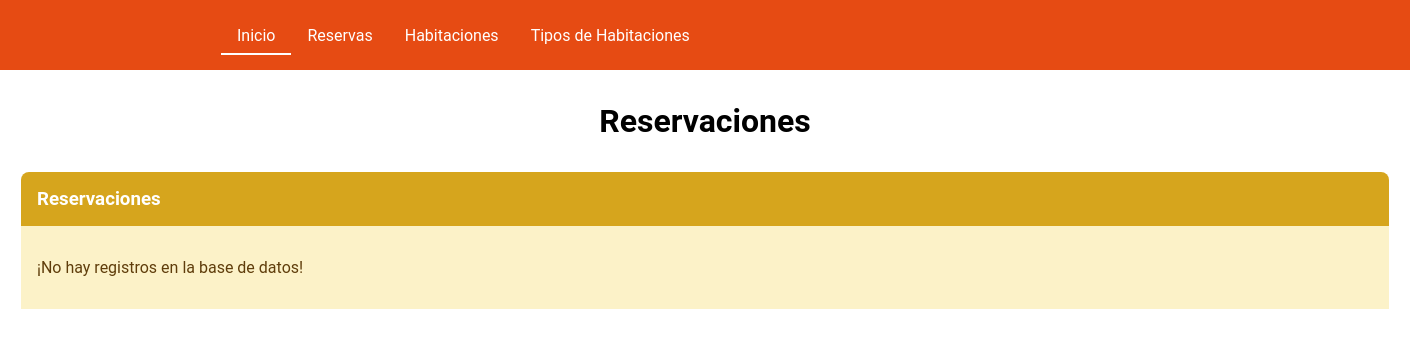
Before: / with the older database file.
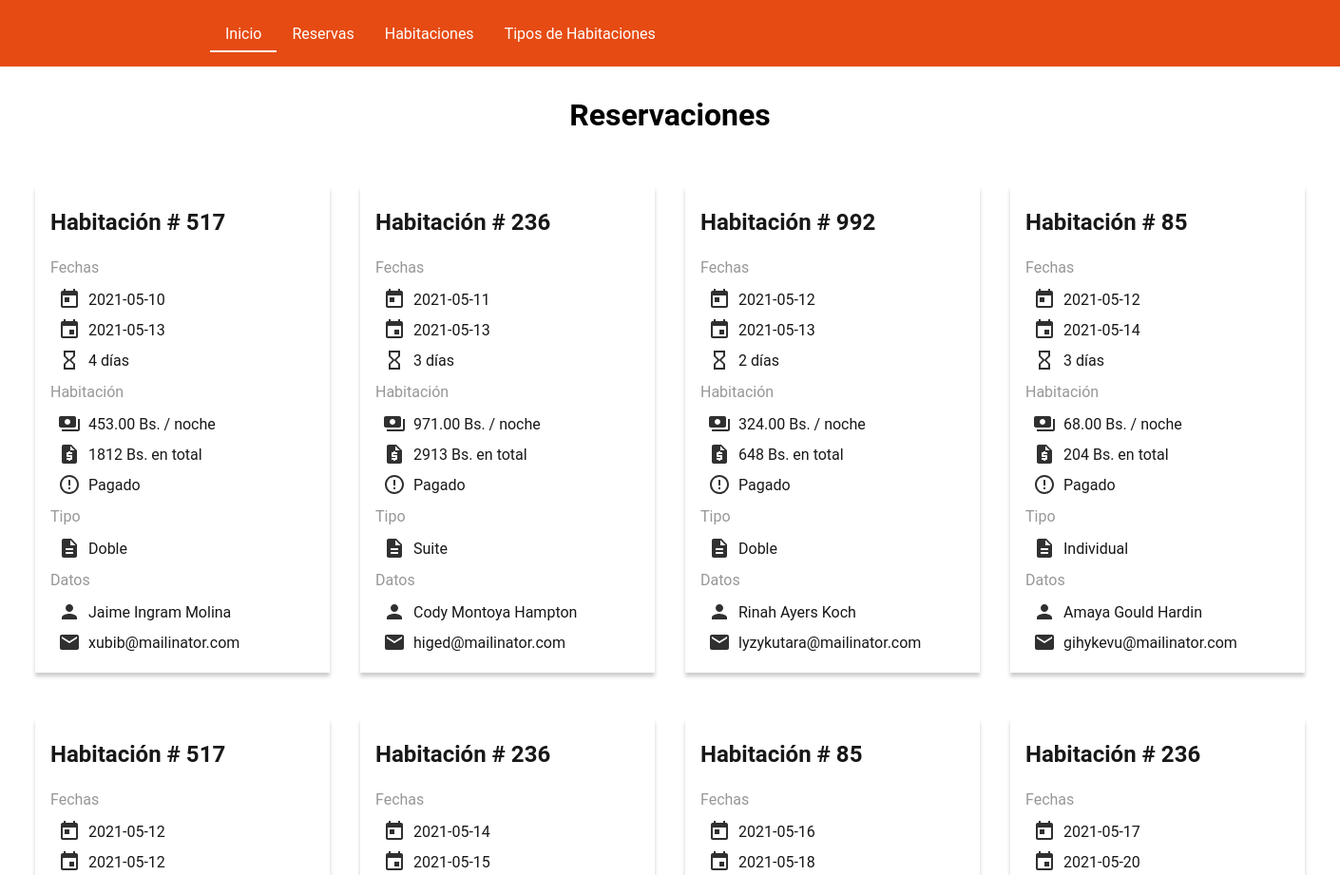
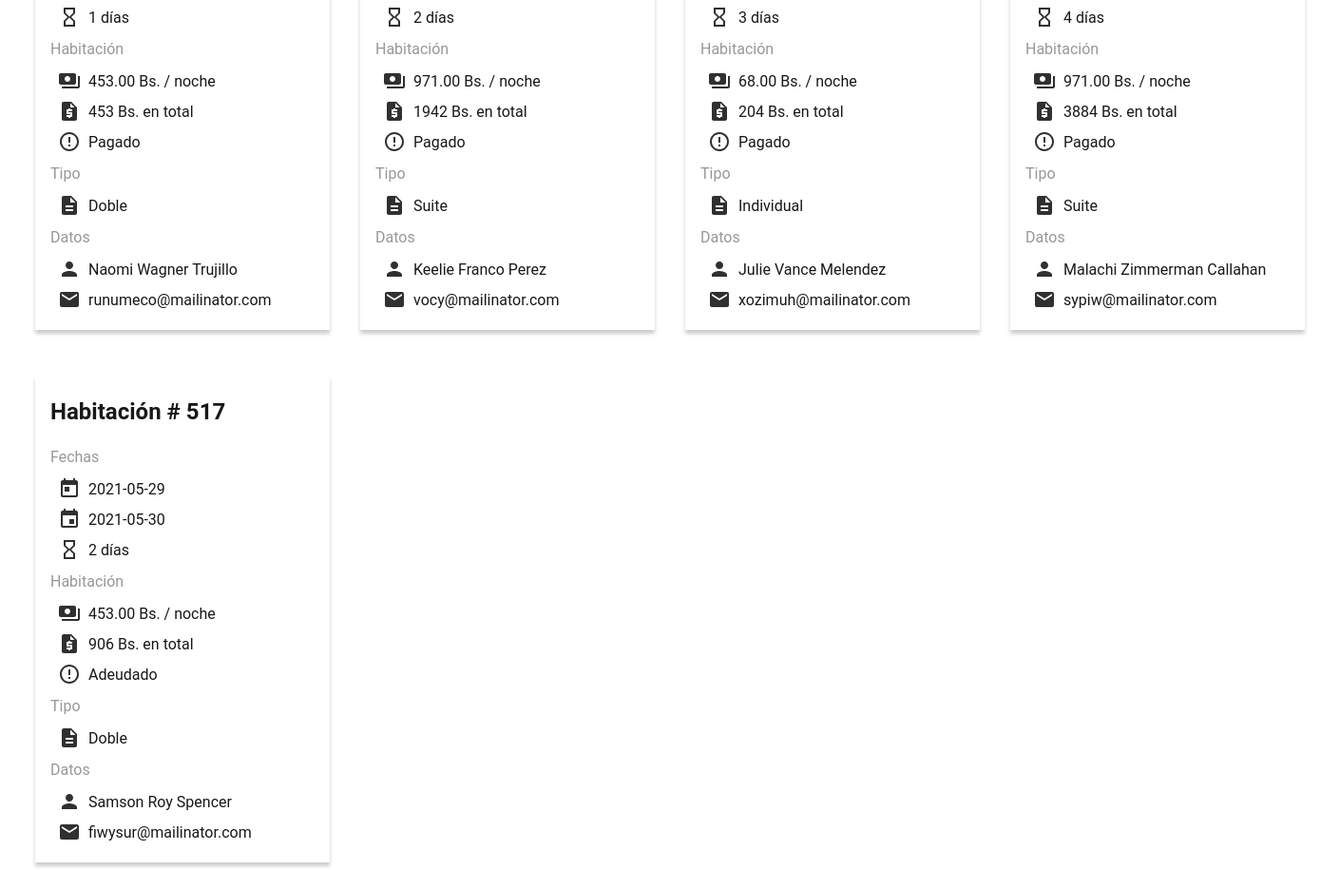
After: the same page with the newer database file (2 pictures, top to bottom).
### tables this page shows
CREATE TABLE `reservations` (
  `id` int(10) UNSIGNED NOT NULL,
  `code` varchar(16) NOT NULL,
  `admission_date` date NOT NULL,
  `departure_date` date NOT NULL,
  `is_pad` tinyint(1) NOT NULL DEFAULT 0,
  `names` varchar(45) NOT NULL,
  `surnames` varchar(50) NOT NULL,
  `email` varchar(70) NOT NULL,
  `room_id` smallint(5) UNSIGNED NOT NULL
);

CREATE TABLE `rooms` (
  `id` smallint(5) UNSIGNED NOT NULL,
  `number` smallint(5) UNSIGNED NOT NULL,
  `has_private_bathroom` tinyint(1) NOT NULL DEFAULT 0,
  `space` decimal(7,2) NOT NULL,
  `price` decimal(7,2) NOT NULL,
  `type_room_id` tinyint(3) UNSIGNED DEFAULT NULL
);

CREATE TABLE `type_rooms` (
  `id` tinyint(3) UNSIGNED NOT NULL,
  `description` varchar(70) NOT NULL,
  `number_beds` tinyint(3) UNSIGNED NOT NULL
);

### Database.php (called while the page is built, shortened)
<?php
class Database extends mysqli
{
  public function getReservations()
  {
    $query = "SELECT r.id, r.code, r.admission_date, r.departure_date, r.is_pad, r.names, r.surnames, r.email, ro.id, ro.number, ro.has_private_bathroom, ro.space, ro.price, t.description, t.number_beds FROM reservations AS r LEFT JOIN rooms AS ro ON r.room_id = ro.id LEFT JOIN type_rooms AS t ON ro.type_room_id = t.id ORDER BY r.admission_date";
    $result = $this->query($query);
    $reservations = $result->fetch_all(MYSQLI_ASSOC);
    return $reservations;
  }
}

### index.php (the view, shortened to what the changed rows need)
<!DOCTYPE html>
<html lang="es">
<head>
  <link rel="stylesheet" href="./css/style.css" />
</head>
<body>
  <div class="container container--large">
    <h1 class="title">Reservaciones</h1>
    <?php
    include('./database_init.php');
    $reservations = $db->getReservations();
    if (count($reservations) > 0) :
    ?>
      <div class="row">
        <?php
        foreach ($reservations as $reservation) :
          $days = (strtotime($reservation['departure_date']) - strtotime($reservation['admission_date'])) / 86400 + 1;
        ?>
          <div class="col-3">
            <div class="card">
              <div class="card__head">
                <h2 class="card__title">Habitación # <?= $reservation['number'] ?></h2>
              </div>
              <div class="card__content">
                <h3 class="card__subtitle">Fechas</h3>
                <ul class="card__list">
                  <li class="card__item">
                    <svg class="icon card__item-icon">
                      <use xlink:href="./assets/feather-sprite.svg#start-date" />
                    </svg>
                    <span class="card__item-datum">
                      <?= $reservation['admission_date'] ?>
                    </span>
                  </li>
                  <li class="card__item">
                    <svg class="icon card__item-icon">
                      <use xlink:href="./assets/feather-sprite.svg#end-date" />
                    </svg>
                    <span class="card__item-datum">
                      <?= $reservation['departure_date'] ?>
                    </span>
                  </li>
                  <li class="card__item">
                    <svg class="icon card__item-icon">
                      <use xlink:href="./assets/feather-sprite.svg#days" />
                    </svg>
                    <span class="card__item-datum">
                      <?= $days ?> días
                    </span>
                  </li>
                </ul>
                <h3 class="card__subtitle">Habitación</h3>
                <ul class="card__list">
                  <li class="card__item">
                    <svg class="icon card__item-icon">
                      <use xlink:href="./assets/feather-sprite.svg#price" />
                    </svg>
                    <span class="card__item-datum">
                      <?= $reservation['price'] ?> Bs. / noche
                    </span>
                  </li>
                  <li class="card__item">
                    <svg class="icon card__item-icon">
                      <use xlink:href="./assets/feather-sprite.svg#total-price" />
                    </svg>
                    <span class="card__item-datum">
                      <?= $days * $reservation['price'] ?> Bs. en total
                    </span>
                  </li>
                  <li class="card__item">
                    <svg class="icon card__item-icon">
                      <use xlink:href="./assets/feather-sprite.svg#is-pad" />
                    </svg>
                    <span class="card__item-datum">
                      <?= $reservation['is_pad'] ? 'Pagado' : 'Adeudado' ?>
                    </span>
                  </li>
                </ul>
                <h3 class="card__subtitle">Tipo</h3>
                <ul class="card__list">
                  <li class="card__item">
                    <svg class="icon card__item-icon">
                      <use xlink:href="./assets/feather-sprite.svg#description" />
                    </svg>
                    <span class="card__item-datum">
                      <?= $reservation['description'] != NULL ? $reservation['description'] : 'No definida' ?>
                    </span>
                  </li>
                </ul>
                <h3 class="card__subtitle">Datos</h3>
                <ul class="card__list">
                  <li class="card__item">
                    <svg class="icon card__item-icon">
                      <use xlink:href="./assets/feather-sprite.svg#person" />
                    </svg>
                    <span class="card__item-datum">
                      <?= $reservation['names'] ?> <?= $reservation['surnames'] ?>
                    </span>
                  </li>
                  <li class="card__item">
                    <svg class="icon card__item-icon">
                      <use xlink:href="./assets/feather-sprite.svg#email" />
                    </svg>
                    <span class="card__item-datum">
                      <?= $reservation['email'] ?>
                    </span>
                  </li>
                </ul>
              </div>
            </div>
          </div>
        <?php
        endforeach;
        ?>
      </div>
    <?php
    else :
    ?>
      <div class="message message--warning">
        <h3 class="message__title">Reservaciones</h3>
        <p class="message__content">¡No hay registros en la base de datos!</p>
      </div>
    <?php
    endif;
    ?>
  </div>
</body>
</html>

Changed rows visible on the page:
added reservations: room.number "517", admission_date "2021-05-10", departure_date "2021-05-13", days "4", room.price "453.00", $days * $reservation['price'] "1812", is_pad "Pagado", type_rooms.description "Doble", names "Jaime Ingram", surnames "Molina", email "xubib@mailinator.com"
added reservations: room.number "236", admission_date "2021-05-11", departure_date "2021-05-13", days "3", room.price "971.00", $days * $reservation['price'] "2913", is_pad "Pagado", type_rooms.description "Suite", names "Cody Montoya", surnames "Hampton", email "higed@mailinator.com"
added reservations: room.number "992", admission_date "2021-05-12", departure_date "2021-05-13", days "2", room.price "324.00", $days * $reservation['price'] "648", is_pad "Pagado", type_rooms.description "Doble", names "Rinah Ayers", surnames "Koch", email "lyzykutara@mailinator.com"
added reservations: room.number "85", admission_date "2021-05-12", departure_date "2021-05-14", days "3", room.price "68.00", $days * $reservation['price'] "204", is_pad "Pagado", type_rooms.description "Individual", names "Amaya Gould", surnames "Hardin", email "gihykevu@mailinator.com"
added reservations: room.number "517", admission_date "2021-05-12", departure_date "2021-05-12", days "1", room.price "453.00", $days * $reservation['price'] "453", is_pad "Pagado", type_rooms.description "Doble", names "Naomi Wagner", surnames "Trujillo", email "runumeco@mailinator.com"
added reservations: room.number "236", admission_date "2021-05-14", departure_date "2021-05-15", days "2", room.price "971.00", $days * $reservation['price'] "1942", is_pad "Pagado", type_rooms.description "Suite", names "Keelie Franco", surnames "Perez", email "vocy@mailinator.com"
added reservations: room.number "85", admission_date "2021-05-16", departure_date "2021-05-18", days "3", room.price "68.00", $days * $reservation['price'] "204", is_pad "Pagado", type_rooms.description "Individual", names "Julie Vance", surnames "Melendez", email "xozimuh@mailinator.com"
added reservations: room.number "236", admission_date "2021-05-17", departure_date "2021-05-20", days "4", room.price "971.00", $days * $reservation['price'] "3884", is_pad "Pagado", type_rooms.description "Suite", names "Malachi Zimmerman", surnames "Callahan", email "sypiw@mailinator.com"
added reservations: room.number "517", admission_date "2021-05-29", departure_date "2021-05-30", days "2", room.price "453.00", $days * $reservation['price'] "906", is_pad "Adeudado", type_rooms.description "Doble", names "Samson Roy", surnames "Spencer", email "fiwysur@mailinator.com"
Other visible differences:
text no longer shown: "Reservaciones ¡No hay registros en la base de datos!"
